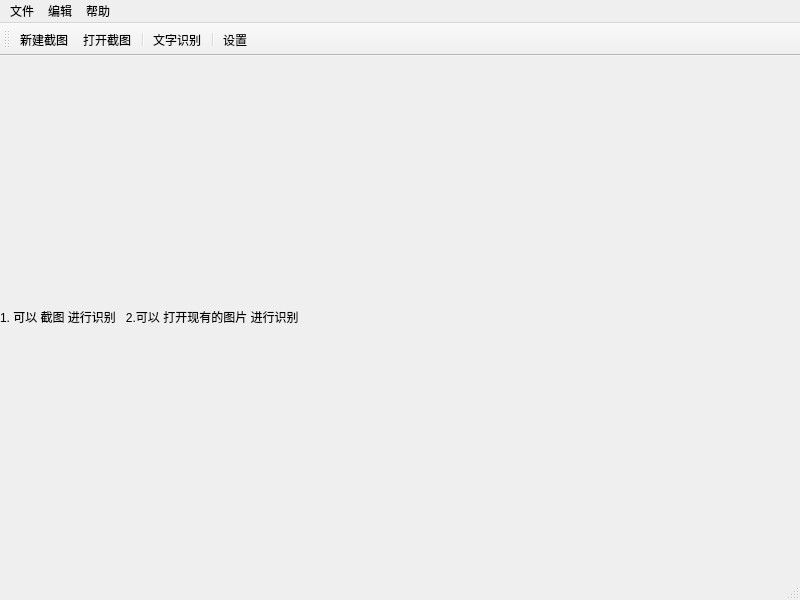
<?xml version="1.0" encoding="UTF-8"?>
<ui version="4.0">
 <class>MainWindow</class>
 <widget class="QMainWindow" name="MainWindow">
  <property name="geometry">
   <rect>
    <x>0</x>
    <y>0</y>
    <width>800</width>
    <height>600</height>
   </rect>
  </property>
  <property name="windowTitle">
   <string>MainWindow</string>
  </property>
  <widget class="QWidget" name="centralwidget">
   <layout class="QHBoxLayout" name="horizontalLayout">
    <property name="spacing">
     <number>0</number>
    </property>
    <property name="leftMargin">
     <number>0</number>
    </property>
    <property name="topMargin">
     <number>0</number>
    </property>
    <property name="rightMargin">
     <number>0</number>
    </property>
    <property name="bottomMargin">
     <number>0</number>
    </property>
    <item>
     <widget class="QLabel" name="img_lb">
      <property name="text">
       <string>1. 可以 截图 进行识别   2.可以 打开现有的图片 进行识别                                                                              </string>
      </property>
      <property name="wordWrap">
       <bool>true</bool>
      </property>
      <property name="textInteractionFlags">
       <set>Qt::LinksAccessibleByMouse</set>
      </property>
     </widget>
    </item>
   </layout>
  </widget>
  <widget class="QMenuBar" name="menubar">
   <property name="geometry">
    <rect>
     <x>0</x>
     <y>0</y>
     <width>800</width>
     <height>23</height>
    </rect>
   </property>
   <widget class="QMenu" name="menufile">
    <property name="title">
     <string>文件</string>
    </property>
    <addaction name="actionnew"/>
    <addaction name="actionopen"/>
    <addaction name="separator"/>
    <addaction name="actionsave"/>
    <addaction name="separator"/>
    <addaction name="actionquite"/>
   </widget>
   <widget class="QMenu" name="menusetting">
    <property name="title">
     <string>编辑</string>
    </property>
    <addaction name="actionproperty"/>
    <addaction name="separator"/>
    <addaction name="actionsize"/>
    <addaction name="actionapi"/>
    <addaction name="separator"/>
    <addaction name="actionocr"/>
   </widget>
   <widget class="QMenu" name="menuhelp">
    <property name="title">
     <string>帮助</string>
    </property>
    <addaction name="actionabout_this"/>
   </widget>
   <addaction name="menufile"/>
   <addaction name="menusetting"/>
   <addaction name="menuhelp"/>
  </widget>
  <widget class="QStatusBar" name="statusbar"/>
  <widget class="QToolBar" name="toolBar">
   <property name="windowTitle">
    <string>toolBar</string>
   </property>
   <attribute name="toolBarArea">
    <enum>TopToolBarArea</enum>
   </attribute>
   <attribute name="toolBarBreak">
    <bool>false</bool>
   </attribute>
   <addaction name="actionnew"/>
   <addaction name="actionopen"/>
   <addaction name="separator"/>
   <addaction name="actionocr"/>
   <addaction name="separator"/>
   <addaction name="actionproperty"/>
  </widget>
  <action name="actionopen">
   <property name="text">
    <string>打开截图</string>
   </property>
   <property name="toolTip">
    <string>打开截图</string>
   </property>
  </action>
  <action name="actionsave">
   <property name="text">
    <string>保存</string>
   </property>
  </action>
  <action name="actionnew">
   <property name="text">
    <string>新建截图</string>
   </property>
   <property name="toolTip">
    <string>新建截图</string>
   </property>
  </action>
  <action name="actionquite">
   <property name="text">
    <string>退出</string>
   </property>
   <property name="toolTip">
    <string>退出</string>
   </property>
  </action>
  <action name="actionproperty">
   <property name="text">
    <string>设置</string>
   </property>
  </action>
  <action name="actionsize">
   <property name="text">
    <string>视图大小</string>
   </property>
  </action>
  <action name="actionapi">
   <property name="text">
    <string>ocr接口</string>
   </property>
  </action>
  <action name="actionabout_this">
   <property name="text">
    <string>关于</string>
   </property>
  </action>
  <action name="actionocr">
   <property name="text">
    <string>文字识别</string>
   </property>
   <property name="toolTip">
    <string>文字识别</string>
   </property>
  </action>
 </widget>
 <resources/>
 <connections/>
</ui>
